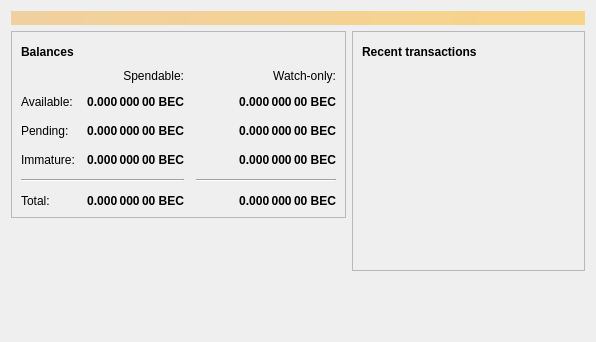
<?xml version="1.0" encoding="UTF-8"?>
<ui version="4.0">
 <class>OverviewPage</class>
 <widget class="QWidget" name="OverviewPage">
  <property name="geometry">
   <rect>
    <x>0</x>
    <y>0</y>
    <width>596</width>
    <height>342</height>
   </rect>
  </property>
  <property name="windowTitle">
   <string>Form</string>
  </property>
  <layout class="QVBoxLayout" name="topLayout">
   <item>
    <widget class="QLabel" name="labelAlerts">
     <property name="visible">
      <bool>false</bool>
     </property>
     <property name="styleSheet">
      <string notr="true">QLabel { background-color: qlineargradient(x1: 0, y1: 0, x2: 1, y2: 0, stop:0 #F0D0A0, stop:1 #F8D488); color:#000000; }</string>
     </property>
     <property name="wordWrap">
      <bool>true</bool>
     </property>
     <property name="margin">
      <number>3</number>
     </property>
     <property name="textInteractionFlags">
      <set>Qt::TextSelectableByMouse</set>
     </property>
    </widget>
   </item>
   <item>
    <layout class="QHBoxLayout" name="horizontalLayout" stretch="1,1">
     <item>
      <layout class="QVBoxLayout" name="verticalLayout_2">
       <item>
        <widget class="QFrame" name="frame">
         <property name="frameShape">
          <enum>QFrame::StyledPanel</enum>
         </property>
         <property name="frameShadow">
          <enum>QFrame::Raised</enum>
         </property>
         <layout class="QVBoxLayout" name="verticalLayout_4">
          <item>
           <layout class="QHBoxLayout" name="horizontalLayout_4">
            <item>
             <widget class="QLabel" name="label_5">
              <property name="font">
               <font>
                <weight>75</weight>
                <bold>true</bold>
               </font>
              </property>
              <property name="text">
               <string>Balances</string>
              </property>
             </widget>
            </item>
            <item>
             <widget class="QPushButton" name="labelWalletStatus">
              <property name="enabled">
               <bool>true</bool>
              </property>
              <property name="maximumSize">
               <size>
                <width>30</width>
                <height>16777215</height>
               </size>
              </property>
              <property name="toolTip">
               <string>The displayed information may be out of date. Your wallet automatically synchronizes with the Baldeaglecoin network after a connection is established, but this process has not completed yet.</string>
              </property>
              <property name="text">
               <string/>
              </property>
              <property name="icon">
               <iconset resource="../bitcoin.qrc">
                <normaloff>:/icons/warning</normaloff>
                <disabledoff>:/icons/warning</disabledoff>:/icons/warning</iconset>
              </property>
              <property name="iconSize">
               <size>
                <width>24</width>
                <height>24</height>
               </size>
              </property>
              <property name="flat">
               <bool>true</bool>
              </property>
             </widget>
            </item>
            <item>
             <spacer name="horizontalSpacer_3">
              <property name="orientation">
               <enum>Qt::Horizontal</enum>
              </property>
              <property name="sizeHint" stdset="0">
               <size>
                <width>40</width>
                <height>20</height>
               </size>
              </property>
             </spacer>
            </item>
           </layout>
          </item>
          <item>
           <layout class="QGridLayout" name="gridLayout">
            <property name="spacing">
             <number>12</number>
            </property>
            <item row="2" column="2">
             <widget class="QLabel" name="labelWatchPending">
              <property name="font">
               <font>
                <weight>75</weight>
                <bold>true</bold>
               </font>
              </property>
              <property name="cursor">
               <cursorShape>IBeamCursor</cursorShape>
              </property>
              <property name="toolTip">
               <string>Unconfirmed transactions to watch-only addresses</string>
              </property>
              <property name="text">
               <string notr="true">0.000 000 00 BEC</string>
              </property>
              <property name="alignment">
               <set>Qt::AlignRight|Qt::AlignTrailing|Qt::AlignVCenter</set>
              </property>
              <property name="textInteractionFlags">
               <set>Qt::LinksAccessibleByMouse|Qt::TextSelectableByKeyboard|Qt::TextSelectableByMouse</set>
              </property>
             </widget>
            </item>
            <item row="2" column="1">
             <widget class="QLabel" name="labelUnconfirmed">
              <property name="font">
               <font>
                <weight>75</weight>
                <bold>true</bold>
               </font>
              </property>
              <property name="cursor">
               <cursorShape>IBeamCursor</cursorShape>
              </property>
              <property name="toolTip">
               <string>Total of transactions that have yet to be confirmed, and do not yet count toward the spendable balance</string>
              </property>
              <property name="text">
               <string notr="true">0.000 000 00 BEC</string>
              </property>
              <property name="alignment">
               <set>Qt::AlignRight|Qt::AlignTrailing|Qt::AlignVCenter</set>
              </property>
              <property name="textInteractionFlags">
               <set>Qt::LinksAccessibleByMouse|Qt::TextSelectableByKeyboard|Qt::TextSelectableByMouse</set>
              </property>
             </widget>
            </item>
            <item row="3" column="2">
             <widget class="QLabel" name="labelWatchImmature">
              <property name="font">
               <font>
                <weight>75</weight>
                <bold>true</bold>
               </font>
              </property>
              <property name="cursor">
               <cursorShape>IBeamCursor</cursorShape>
              </property>
              <property name="toolTip">
               <string>Mined balance in watch-only addresses that has not yet matured</string>
              </property>
              <property name="text">
               <string notr="true">0.000 000 00 BEC</string>
              </property>
              <property name="alignment">
               <set>Qt::AlignRight|Qt::AlignTrailing|Qt::AlignVCenter</set>
              </property>
              <property name="textInteractionFlags">
               <set>Qt::LinksAccessibleByMouse|Qt::TextSelectableByKeyboard|Qt::TextSelectableByMouse</set>
              </property>
             </widget>
            </item>
            <item row="4" column="0" colspan="2">
             <widget class="Line" name="line">
              <property name="orientation">
               <enum>Qt::Horizontal</enum>
              </property>
             </widget>
            </item>
            <item row="4" column="2">
             <widget class="Line" name="lineWatchBalance">
              <property name="sizePolicy">
               <sizepolicy hsizetype="Preferred" vsizetype="Fixed">
                <horstretch>0</horstretch>
                <verstretch>0</verstretch>
               </sizepolicy>
              </property>
              <property name="minimumSize">
               <size>
                <width>140</width>
                <height>0</height>
               </size>
              </property>
              <property name="orientation">
               <enum>Qt::Horizontal</enum>
              </property>
             </widget>
            </item>
            <item row="5" column="0">
             <widget class="QLabel" name="labelTotalText">
              <property name="text">
               <string>Total:</string>
              </property>
             </widget>
            </item>
            <item row="3" column="1">
             <widget class="QLabel" name="labelImmature">
              <property name="font">
               <font>
                <weight>75</weight>
                <bold>true</bold>
               </font>
              </property>
              <property name="cursor">
               <cursorShape>IBeamCursor</cursorShape>
              </property>
              <property name="toolTip">
               <string>Mined balance that has not yet matured</string>
              </property>
              <property name="text">
               <string notr="true">0.000 000 00 BEC</string>
              </property>
              <property name="alignment">
               <set>Qt::AlignRight|Qt::AlignTrailing|Qt::AlignVCenter</set>
              </property>
              <property name="textInteractionFlags">
               <set>Qt::LinksAccessibleByMouse|Qt::TextSelectableByKeyboard|Qt::TextSelectableByMouse</set>
              </property>
             </widget>
            </item>
            <item row="2" column="3">
             <spacer name="horizontalSpacer_2">
              <property name="orientation">
               <enum>Qt::Horizontal</enum>
              </property>
              <property name="sizeHint" stdset="0">
               <size>
                <width>40</width>
                <height>20</height>
               </size>
              </property>
             </spacer>
            </item>
            <item row="3" column="0">
             <widget class="QLabel" name="labelImmatureText">
              <property name="text">
               <string>Immature:</string>
              </property>
             </widget>
            </item>
            <item row="5" column="1">
             <widget class="QLabel" name="labelTotal">
              <property name="font">
               <font>
                <weight>75</weight>
                <bold>true</bold>
               </font>
              </property>
              <property name="cursor">
               <cursorShape>IBeamCursor</cursorShape>
              </property>
              <property name="toolTip">
               <string>Your current total balance</string>
              </property>
              <property name="text">
               <string notr="true">0.000 000 00 BEC</string>
              </property>
              <property name="alignment">
               <set>Qt::AlignRight|Qt::AlignTrailing|Qt::AlignVCenter</set>
              </property>
              <property name="textInteractionFlags">
               <set>Qt::LinksAccessibleByMouse|Qt::TextSelectableByKeyboard|Qt::TextSelectableByMouse</set>
              </property>
             </widget>
            </item>
            <item row="5" column="2">
             <widget class="QLabel" name="labelWatchTotal">
              <property name="font">
               <font>
                <weight>75</weight>
                <bold>true</bold>
               </font>
              </property>
              <property name="cursor">
               <cursorShape>IBeamCursor</cursorShape>
              </property>
              <property name="toolTip">
               <string>Current total balance in watch-only addresses</string>
              </property>
              <property name="text">
               <string notr="true">0.000 000 00 BEC</string>
              </property>
              <property name="alignment">
               <set>Qt::AlignRight|Qt::AlignTrailing|Qt::AlignVCenter</set>
              </property>
              <property name="textInteractionFlags">
               <set>Qt::LinksAccessibleByMouse|Qt::TextSelectableByKeyboard|Qt::TextSelectableByMouse</set>
              </property>
             </widget>
            </item>
            <item row="0" column="2">
             <widget class="QLabel" name="labelWatchonly">
              <property name="text">
               <string>Watch-only:</string>
              </property>
              <property name="alignment">
               <set>Qt::AlignRight|Qt::AlignTrailing|Qt::AlignVCenter</set>
              </property>
             </widget>
            </item>
            <item row="1" column="0">
             <widget class="QLabel" name="labelBalanceText">
              <property name="text">
               <string>Available:</string>
              </property>
             </widget>
            </item>
            <item row="1" column="1">
             <widget class="QLabel" name="labelBalance">
              <property name="font">
               <font>
                <weight>75</weight>
                <bold>true</bold>
               </font>
              </property>
              <property name="cursor">
               <cursorShape>IBeamCursor</cursorShape>
              </property>
              <property name="toolTip">
               <string>Your current spendable balance</string>
              </property>
              <property name="text">
               <string notr="true">0.000 000 00 BEC</string>
              </property>
              <property name="alignment">
               <set>Qt::AlignRight|Qt::AlignTrailing|Qt::AlignVCenter</set>
              </property>
              <property name="textInteractionFlags">
               <set>Qt::LinksAccessibleByMouse|Qt::TextSelectableByKeyboard|Qt::TextSelectableByMouse</set>
              </property>
             </widget>
            </item>
            <item row="1" column="2">
             <widget class="QLabel" name="labelWatchAvailable">
              <property name="font">
               <font>
                <weight>75</weight>
                <bold>true</bold>
               </font>
              </property>
              <property name="cursor">
               <cursorShape>IBeamCursor</cursorShape>
              </property>
              <property name="toolTip">
               <string>Your current balance in watch-only addresses</string>
              </property>
              <property name="text">
               <string notr="true">0.000 000 00 BEC</string>
              </property>
              <property name="alignment">
               <set>Qt::AlignRight|Qt::AlignTrailing|Qt::AlignVCenter</set>
              </property>
              <property name="textInteractionFlags">
               <set>Qt::LinksAccessibleByMouse|Qt::TextSelectableByKeyboard|Qt::TextSelectableByMouse</set>
              </property>
             </widget>
            </item>
            <item row="2" column="0">
             <widget class="QLabel" name="labelPendingText">
              <property name="text">
               <string>Pending:</string>
              </property>
             </widget>
            </item>
            <item row="0" column="1">
             <widget class="QLabel" name="labelSpendable">
              <property name="text">
               <string>Spendable:</string>
              </property>
              <property name="alignment">
               <set>Qt::AlignRight|Qt::AlignTrailing|Qt::AlignVCenter</set>
              </property>
             </widget>
            </item>
           </layout>
          </item>
         </layout>
        </widget>
       </item>
       <item>
        <spacer name="verticalSpacer">
         <property name="orientation">
          <enum>Qt::Vertical</enum>
         </property>
         <property name="sizeHint" stdset="0">
          <size>
           <width>20</width>
           <height>40</height>
          </size>
         </property>
        </spacer>
       </item>
      </layout>
     </item>
     <item>
      <layout class="QVBoxLayout" name="verticalLayout_3">
       <item>
        <widget class="QFrame" name="frame_2">
         <property name="frameShape">
          <enum>QFrame::StyledPanel</enum>
         </property>
         <property name="frameShadow">
          <enum>QFrame::Raised</enum>
         </property>
         <layout class="QVBoxLayout" name="verticalLayout">
          <item>
           <layout class="QHBoxLayout" name="horizontalLayout_2">
            <item>
             <widget class="QLabel" name="label_4">
              <property name="font">
               <font>
                <weight>75</weight>
                <bold>true</bold>
               </font>
              </property>
              <property name="text">
               <string>Recent transactions</string>
              </property>
             </widget>
            </item>
            <item>
             <widget class="QPushButton" name="labelTransactionsStatus">
              <property name="enabled">
               <bool>true</bool>
              </property>
              <property name="maximumSize">
               <size>
                <width>30</width>
                <height>16777215</height>
               </size>
              </property>
              <property name="toolTip">
               <string>The displayed information may be out of date. Your wallet automatically synchronizes with the Baldeaglecoin network after a connection is established, but this process has not completed yet.</string>
              </property>
              <property name="text">
               <string/>
              </property>
              <property name="icon">
               <iconset resource="../bitcoin.qrc">
                <normaloff>:/icons/warning</normaloff>
                <disabledoff>:/icons/warning</disabledoff>:/icons/warning</iconset>
              </property>
              <property name="iconSize">
               <size>
                <width>24</width>
                <height>24</height>
               </size>
              </property>
              <property name="flat">
               <bool>true</bool>
              </property>
             </widget>
            </item>
            <item>
             <spacer name="horizontalSpacer">
              <property name="orientation">
               <enum>Qt::Horizontal</enum>
              </property>
              <property name="sizeHint" stdset="0">
               <size>
                <width>40</width>
                <height>20</height>
               </size>
              </property>
             </spacer>
            </item>
           </layout>
          </item>
          <item>
           <widget class="QListView" name="listTransactions">
            <property name="styleSheet">
             <string notr="true">QListView { background: transparent; }</string>
            </property>
            <property name="frameShape">
             <enum>QFrame::NoFrame</enum>
            </property>
            <property name="verticalScrollBarPolicy">
             <enum>Qt::ScrollBarAlwaysOff</enum>
            </property>
            <property name="horizontalScrollBarPolicy">
             <enum>Qt::ScrollBarAlwaysOff</enum>
            </property>
            <property name="selectionMode">
             <enum>QAbstractItemView::NoSelection</enum>
            </property>
           </widget>
          </item>
         </layout>
        </widget>
       </item>
       <item>
        <spacer name="verticalSpacer_2">
         <property name="orientation">
          <enum>Qt::Vertical</enum>
         </property>
         <property name="sizeHint" stdset="0">
          <size>
           <width>20</width>
           <height>40</height>
          </size>
         </property>
        </spacer>
       </item>
      </layout>
     </item>
    </layout>
   </item>
  </layout>
 </widget>
 <resources/>
 <connections/>
</ui>
